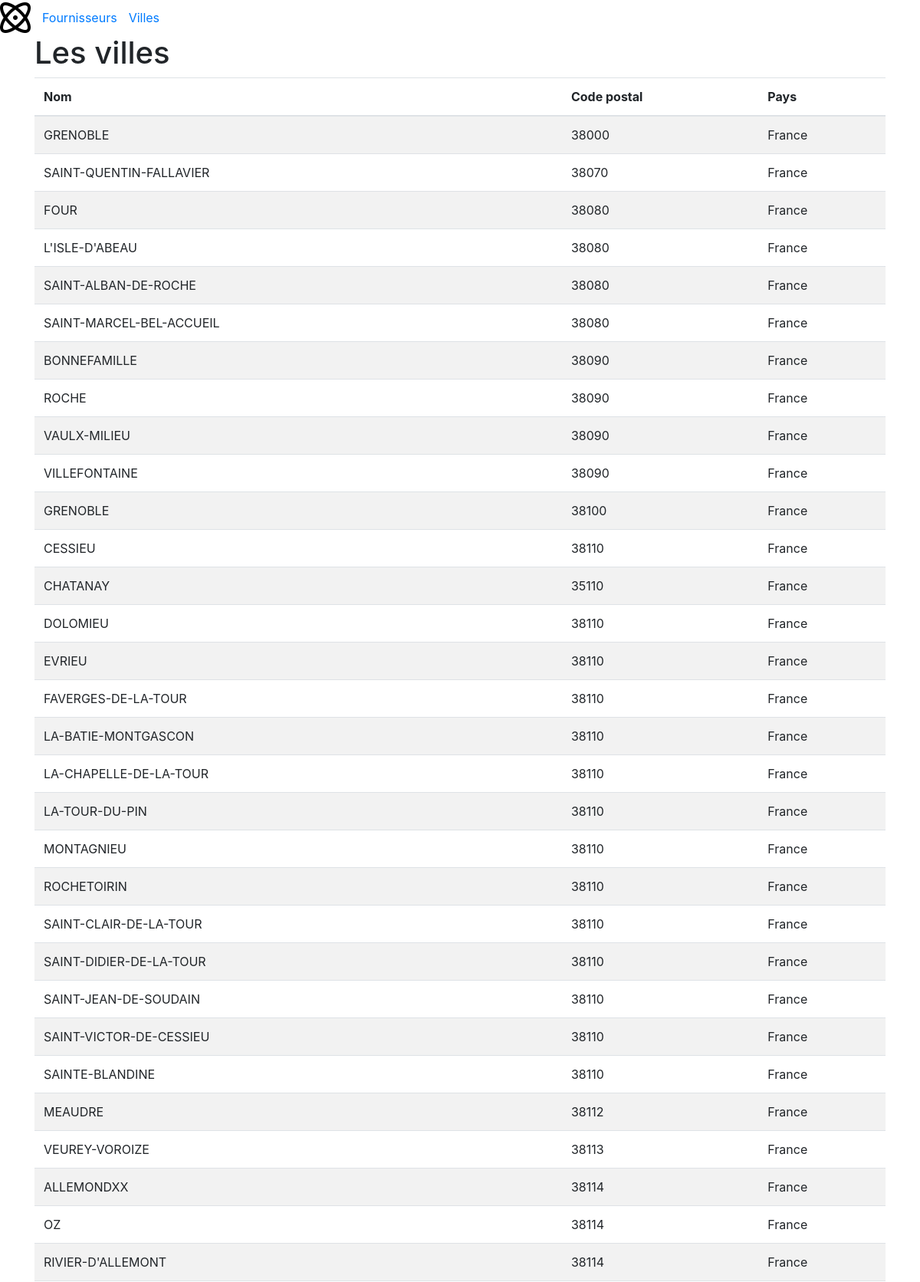
Page /villes.php (upper part) on the committed database.
### tables this page shows
CREATE TABLE `ville` (
  `code` int(11) NOT NULL,
  `nom` varchar(50) DEFAULT NULL,
  `codepostal` varchar(5) DEFAULT NULL,
  `pays` varchar(15) DEFAULT NULL
);

### public/villes.php (the view, shortened to what this page needs)
<!DOCTYPE html>
<html lang="fr">
    <head>
        <link href="../node_modules/bootstrap/dist/css/bootstrap.min.css" rel="stylesheet">
        <link href="../css/style.css" rel="stylesheet">
    </head>
    <body>
    <?php
        include("../include/menu.php");
    ?>
        <div class="container">
            <h1>Les villes</h1>
    <?php
    include("../include/connexion.php");
    $requete = 'SELECT nom
                , codepostal
                , pays
                , code
                FROM ville';
    ?>
    <table class="table table-striped display table-hover" style="width:100%" id="villes">
        <thead>
            <tr>
                <th>Nom</th>
                <th>Code postal</th>
                <th>Pays</th>
            </tr>
        </thead>
        <tbody>
<?php
try {
    foreach($bdd->query($requete) as $ligne) {
        echo '<tr class="clickable-row" data-href="ville.php?id='.$ligne['code'].'">';
        echo '<td>' . $ligne['nom'] . '</td>';
        echo '<td>' . $ligne['codepostal'] . '</td>';
        echo '<td>' . $ligne['pays'] . '</td>';
        echo "</tr>\n";
    }
} catch (PDOException $e) {
    echo 'Erreur !: ' . $e->getMessage() . '<br>';
    die();
}
?>
        </tbody>
    </table>
    </div>
    </body>
</html>

### css/style.css (style rules this page uses)
.clickable-row { cursor: pointer; }

### rows in the picture
ville: nom "GRENOBLE", codepostal "38000", pays "France"
ville: nom "SAINT-QUENTIN-FALLAVIER", codepostal "38070", pays "France"
ville: nom "FOUR", codepostal "38080", pays "France"
ville: nom "L'ISLE-D'ABEAU", codepostal "38080", pays "France"
ville: nom "SAINT-ALBAN-DE-ROCHE", codepostal "38080", pays "France"
ville: nom "SAINT-MARCEL-BEL-ACCUEIL", codepostal "38080", pays "France"
ville: nom "BONNEFAMILLE", codepostal "38090", pays "France"
ville: nom "ROCHE", codepostal "38090", pays "France"
ville: nom "VAULX-MILIEU", codepostal "38090", pays "France"
ville: nom "VILLEFONTAINE", codepostal "38090", pays "France"
ville: nom "GRENOBLE", codepostal "38100", pays "France"
ville: nom "CESSIEU", codepostal "38110", pays "France"
ville: nom "CHATANAY", codepostal "35110", pays "France"
ville: nom "DOLOMIEU", codepostal "38110", pays "France"
ville: nom "EVRIEU", codepostal "38110", pays "France"
ville: nom "FAVERGES-DE-LA-TOUR", codepostal "38110", pays "France"
ville: nom "LA-BATIE-MONTGASCON", codepostal "38110", pays "France"
ville: nom "LA-CHAPELLE-DE-LA-TOUR", codepostal "38110", pays "France"
ville: nom "LA-TOUR-DU-PIN", codepostal "38110", pays "France"
ville: nom "MONTAGNIEU", codepostal "38110", pays "France"
ville: nom "ROCHETOIRIN", codepostal "38110", pays "France"
ville: nom "SAINT-CLAIR-DE-LA-TOUR", codepostal "38110", pays "France"
ville: nom "SAINT-DIDIER-DE-LA-TOUR", codepostal "38110", pays "France"
ville: nom "SAINT-JEAN-DE-SOUDAIN", codepostal "38110", pays "France"
ville: nom "SAINT-VICTOR-DE-CESSIEU", codepostal "38110", pays "France"
ville: nom "SAINTE-BLANDINE", codepostal "38110", pays "France"
ville: nom "MEAUDRE", codepostal "38112", pays "France"
ville: nom "VEUREY-VOROIZE", codepostal "38113", pays "France"
ville: nom "ALLEMONDXX", codepostal "38114", pays "France"
ville: nom "OZ", codepostal "38114", pays "France"
ville: nom "RIVIER-D'ALLEMONT", codepostal "38114", pays "France"
